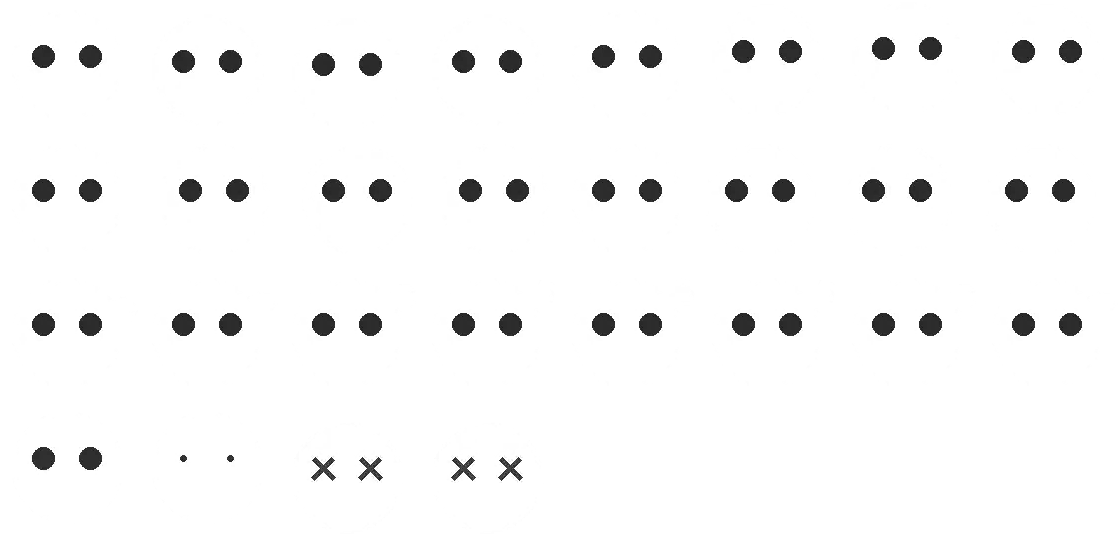
#> input picture assets/mascot/nimbus.webp, 1120 x 536 px, given in place of spritesheet.webp, which was not available
$ python build_atlas.py
#> lines starting #> are read from the running program, lines starting #| are printed output that depends on the picture; pictures that were not available may be replaced by others from this repository, and a replacement may not be noted
#!/usr/bin/env python3
"""Builds the header mascot atlases from the CC0 companion sheets.

Input:  assets/companions/<slug>/spritesheet.webp (CC0-1.0, 8x9 grid of
        192x208 frames; rows 0-4 used).
Output: assets/mascot/<slug>.webp, one lossless atlas per sprite.

Each atlas keeps only the cells the mascot engine draws, cropped to one
shared cell box, and is luminance-normalised so the body is white and the
eyes stay dark. The engine tints it with a single modulate colour filter,
which gives every profile its own colour without extra assets.

Atlas layout (8 columns x 4 rows of CELL_W x CELL_H):
  row 0: idle bob (sheet row 0, 8 frames)
  row 1: working sway (sheet row 1, 8 frames)
  row 2: wave (sheet row 3, 8 frames)
  row 3: eyes open, eyes closed (sheet row 2 frames 0 and 3),
         error A, error B (sheet row 4 frames 0 and 4)

Run from the repository root: python3 tool/mascot/build_atlas.py
Needs Pillow with WebP support.
"""
from PIL import Image

SLUGS = ('pixel', 'nimbus', 'violet')
FW, FH = 192, 208
# Union of the opaque bounds of every used frame of every sprite, padded.
X0, Y0, CELL_W, CELL_H = 29, 39, 140, 134

CELLS = (
    [(0, c) for c in range(8)]
    + [(1, c) for c in range(8)]
    + [(3, c) for c in range(8)]
    + [(2, 0), (2, 3), (4, 0), (4, 4)]
)


def body_luma(frame):
    colors = [c for c in frame.getcolors(1 << 20) if c[1][3] == 255]
    _, (r, g, b, _) = max(colors)
    return 0.2126 * r + 0.7152 * g + 0.0722 * b


def build(slug):
#> called with slug = 'pixel'
    sheet = Image.open(f'assets/companions/{slug}/spritesheet.webp').convert('RGBA')
#> sheet is the input picture: PIL image 1120x536 RGBA; mean R, G, B, A 113.3, 113.3, 113.3, 121
    atlas = Image.new('RGBA', (CELL_W * 8, CELL_H * 4), (0, 0, 0, 0))
#> atlas: PIL image 1120x536 RGBA; every value is 0
    for index, (row, col) in enumerate(CELLS):
        frame = sheet.crop((col * FW, row * FH, (col + 1) * FW, (row + 1) * FH))
        luma = body_luma(frame)
        cell = frame.crop((X0, Y0, X0 + CELL_W, Y0 + CELL_H))
        out = Image.new('RGBA', cell.size)
        px = []
        for r, g, b, a in cell.getdata():
            if a == 0:
                px.append((0, 0, 0, 0))
                continue
            v = min(255, round(255 * (0.2126 * r + 0.7152 * g + 0.0722 * b) / luma))
            px.append((v, v, v, a))
        out.putdata(px)
        atlas.paste(out, ((index % 8) * CELL_W, (index // 8) * CELL_H))
#> this loop made 7 passes
#> pass 1, in build, `frame = sheet.crop((col * FW, row * FH, (col + 1) * FW, (row + 1) * FH))`:
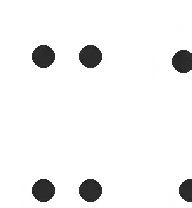
#> frame: PIL image 192x208 RGBA; mean R, G, B, A 120.6, 120.6, 120.6, 132.8; transparent parts drawn white
#> pass 1, in build, `cell = frame.crop((X0, Y0, X0 + CELL_W, Y0 + CELL_H))`:
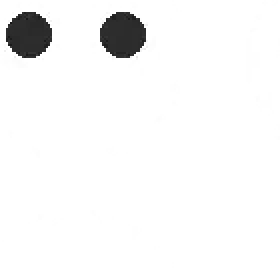
#> cell: PIL image 140x134 RGBA (shown 2 times larger); mean R, G, B, A 126.3, 126.3, 126.3, 135.6; transparent parts drawn white
#> pass 2, in build, `frame = sheet.crop((col * FW, row * FH, (col + 1) * FW, (row + 1) * FH))`:
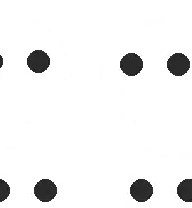
#> frame: PIL image 192x208 RGBA; mean R, G, B, A 143.4, 143.4, 143.4, 157.1; transparent parts drawn white
#> after the loop:
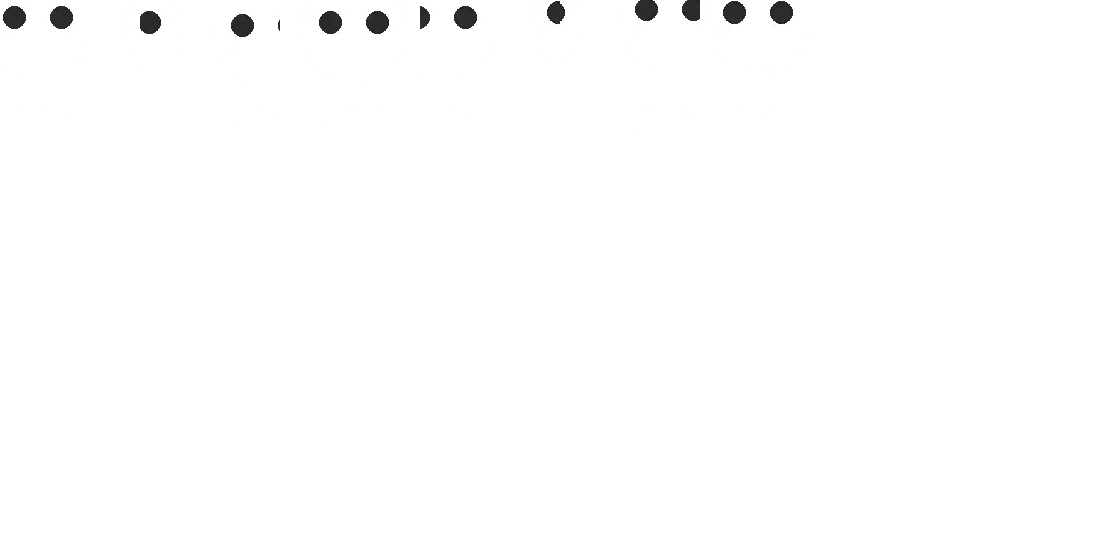
#> atlas: PIL image 1120x536 RGBA; mean R, G, B, A 23.7, 23.7, 23.7, 25.4; transparent parts drawn white
#> after the loop: frame: PIL image 192x208 RGBA; every value is 0
#> after the loop:
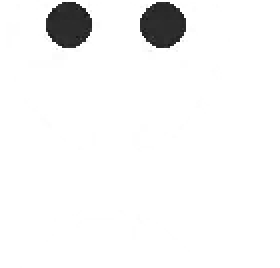
#> out: PIL image 140x134 RGBA (shown 2 times larger); mean R, G, B, A 119.6, 119.6, 119.6, 129; transparent parts drawn white
    atlas.save(f'assets/mascot/{slug}.webp', lossless=True, quality=100, method=6)


if __name__ == '__main__':
    for slug in SLUGS:
#> (the run stopped early here; a loop or call above may not have finished)
